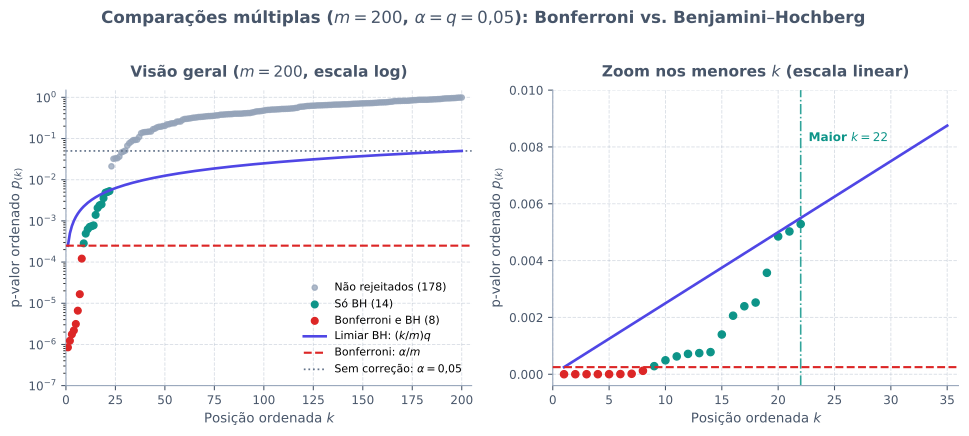

Write Python code to recreate this figure.
from pathlib import Path

import matplotlib.pyplot as plt
import numpy as np
from scipy import stats


def bh_mascara(p_valores: np.ndarray, q: float = 0.05) -> np.ndarray:
    m = len(p_valores)
    ordem = np.argsort(p_valores)
    p_ord = p_valores[ordem]
    limiares = (np.arange(1, m + 1) / m) * q
    passam = np.where(p_ord <= limiares)[0]
    rejeita = np.zeros(m, dtype=bool)
    if len(passam) > 0:
        k_max = passam[-1]
        rejeita[ordem[: k_max + 1]] = True
    return rejeita


def main() -> None:
    rng = np.random.default_rng(42)
    m = 200
    n_ativos = 25
    n_nulos = m - n_ativos
    alpha = 0.05
    q = 0.05

    z_nulos = rng.normal(loc=0.0, scale=1.0, size=n_nulos)
    z_ativos = rng.normal(loc=3.2, scale=1.0, size=n_ativos)
    z_todos = np.concatenate([z_nulos, z_ativos])

    p_valores = 2.0 * stats.norm.sf(np.abs(z_todos))
    ordem = np.argsort(p_valores)
    p_ord = p_valores[ordem]
    k = np.arange(1, m + 1)

    limiar_bonf = alpha / m
    reta_bh = (k / m) * q

    rej_bonf = p_ord <= limiar_bonf
    rej_bh = bh_mascara(p_ord, q=q)
    apenas_bh = rej_bh & (~rej_bonf)
    nao_rej = ~rej_bh

    cor_texto = "#475569"
    cor_grade = "#94A3B8"
    cor_bonf = "#DC2626"
    cor_bh = "#4F46E5"
    cor_apenas_bh = "#0D9488"
    cor_neutro = "#94A3B8"

    plt.rcParams["svg.fonttype"] = "none"

    fig, (ax_log, ax_zoom) = plt.subplots(1, 2, figsize=(10.2, 4.4))
    fig.patch.set_alpha(0.0)

    # Painel esquerdo: todos os m = 200 p-valores em escala logarítmica
    ax_log.scatter(
        k[nao_rej], p_ord[nao_rej],
        color=cor_neutro, s=16, alpha=0.75,
        label=f"Não rejeitados ({int(nao_rej.sum())})", zorder=2,
    )
    ax_log.scatter(
        k[apenas_bh], p_ord[apenas_bh],
        color=cor_apenas_bh, s=26,
        label=f"Só BH ({int(apenas_bh.sum())})", zorder=3,
    )
    ax_log.scatter(
        k[rej_bonf], p_ord[rej_bonf],
        color=cor_bonf, s=26,
        label=f"Bonferroni e BH ({int(rej_bonf.sum())})", zorder=4,
    )
    ax_log.plot(k, reta_bh, color=cor_bh, linewidth=2.0, label="Limiar BH: $(k/m)q$", zorder=3)
    ax_log.axhline(
        limiar_bonf, color=cor_bonf, linestyle="--", linewidth=1.6,
        label="Bonferroni: $\\alpha/m$", zorder=3,
    )
    ax_log.axhline(
        alpha, color="#64748B", linestyle=":", linewidth=1.3,
        label="Sem correção: $\\alpha = 0{,}05$", zorder=2,
    )
    ax_log.set_yscale("log")
    ax_log.set_xlim(0, m + 5)
    ax_log.set_ylim(1e-7, 1.5)
    ax_log.set_title("Visão geral ($m = 200$, escala log)", fontsize=11.5, fontweight="bold", color=cor_texto, pad=10)
    ax_log.set_xlabel("Posição ordenada $k$", fontsize=10, color=cor_texto)
    ax_log.set_ylabel("p-valor ordenado $p_{(k)}$", fontsize=10, color=cor_texto)
    ax_log.legend(fontsize=8.2, frameon=False, loc="lower right")

    # Painel direito: zoom linear nos menores k para destacar a reta de BH
    k_max_zoom = 35
    mask_zoom = k <= k_max_zoom
    ax_zoom.scatter(
        k[mask_zoom & nao_rej], p_ord[mask_zoom & nao_rej],
        color=cor_neutro, s=22, alpha=0.85, zorder=2,
    )
    ax_zoom.scatter(
        k[mask_zoom & apenas_bh], p_ord[mask_zoom & apenas_bh],
        color=cor_apenas_bh, s=30, zorder=3,
    )
    ax_zoom.scatter(
        k[mask_zoom & rej_bonf], p_ord[mask_zoom & rej_bonf],
        color=cor_bonf, s=30, zorder=4,
    )
    ax_zoom.plot(k[mask_zoom], reta_bh[mask_zoom], color=cor_bh, linewidth=2.0, zorder=3)
    ax_zoom.axhline(limiar_bonf, color=cor_bonf, linestyle="--", linewidth=1.6, zorder=3)

    if np.any(rej_bh):
        k_corte = int(k[rej_bh][-1])
        ax_zoom.axvline(k_corte, color=cor_apenas_bh, linestyle="-.", linewidth=1.2, alpha=0.85)
        desloc, alinhamento = (0.7, "left") if k_corte <= 25 else (-0.7, "right")
        ax_zoom.text(
            k_corte + desloc, 0.0082,
            f"Maior $k = {k_corte}$",
            color=cor_apenas_bh, fontsize=9, fontweight="bold", ha=alinhamento,
        )

    ax_zoom.set_xlim(0, k_max_zoom + 1)
    ax_zoom.set_ylim(-0.0004, 0.010)
    ax_zoom.set_title("Zoom nos menores $k$ (escala linear)", fontsize=11.5, fontweight="bold", color=cor_texto, pad=10)
    ax_zoom.set_xlabel("Posição ordenada $k$", fontsize=10, color=cor_texto)
    ax_zoom.set_ylabel("p-valor ordenado $p_{(k)}$", fontsize=10, color=cor_texto)

    for ax in (ax_log, ax_zoom):
        ax.patch.set_alpha(0.0)
        ax.grid(True, which="major", linestyle="--", linewidth=0.7, alpha=0.35, color=cor_grade)
        ax.spines["top"].set_visible(False)
        ax.spines["right"].set_visible(False)
        ax.spines["left"].set_color(cor_grade)
        ax.spines["bottom"].set_color(cor_grade)
        ax.tick_params(colors=cor_texto, labelsize=9)

    fig.suptitle(
        "Comparações múltiplas ($m = 200$, $\\alpha = q = 0{,}05$): Bonferroni vs. Benjamini–Hochberg",
        fontsize=12.5,
        fontweight="bold",
        color=cor_texto,
        y=1.02,
    )
    fig.tight_layout()

    destino = Path(__file__).resolve().parent / "bonferroni-fdr.svg"
    fig.savefig(destino, format="svg", transparent=True, bbox_inches="tight")
    plt.close(fig)


if __name__ == "__main__":
    main()
